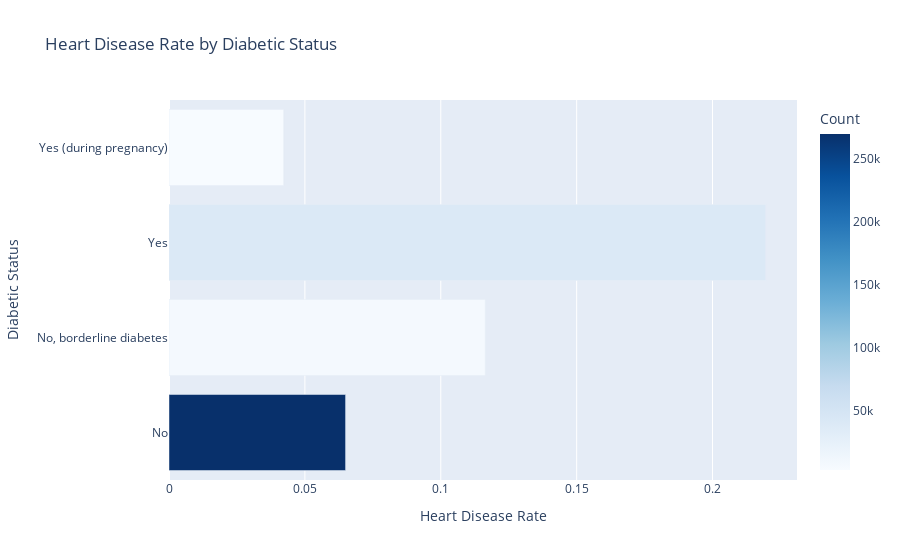

Here is the notebook cell this chart was saved with:
### Markdown cell above
### 2.4 Multi-Categorical Features Analysis

### Code cell
# Analyze Diabetic feature (has multiple categories)
diabetic_categories = list(data.groupby('Diabetic').groups.keys())
diabetic_rates = []
diabetic_counts = []

for category in diabetic_categories:
    heart_disease_count = data.loc[(data['Diabetic'] == category) & 
                                   (data['HeartDisease'] == 'Yes')].shape[0]
    total_count = data.loc[data['Diabetic'] == category].shape[0]
    rate = heart_disease_count / total_count
    diabetic_rates.append(rate)
    diabetic_counts.append(total_count)

# Store for encoding
diabetic_encoding = {diabetic_categories[i]: diabetic_rates[i] 
                     for i in range(len(diabetic_categories))}

# Visualize
fig = px.bar(
    x=diabetic_rates,
    y=diabetic_categories,
    color=diabetic_counts,
    orientation='h',
    title='Heart Disease Rate by Diabetic Status',
    labels={'x': 'Heart Disease Rate', 'y': 'Diabetic Status', 'color': 'Count'},
    color_continuous_scale='Blues'
)
fig.show()

### Figure 1 — Plotly figure (JSON) as saved in the notebook; plotly's stock layout.template omitted (floating-point values rounded to 4 significant figures)
{"data": [{"hovertemplate": "Heart Disease Rate=%{x}<br>Diabetic Status=%{y}<br>Count=%{marker.color}<extra></extra>", "legendgroup": "", "marker": {"color": [269653, 6781, 40802, 2559], "coloraxis": "coloraxis", "pattern": {"shape": ""}}, "name": "", "orientation": "h", "showlegend": false, "textposition": "auto", "type": "bar", "x": [0.06497, 0.1164, 0.2195, 0.0422], "xaxis": "x", "y": ["No", "No, borderline diabetes", "Yes", "Yes (during pregnancy)"], "yaxis": "y"}], "layout": {"barmode": "relative", "coloraxis": {"colorbar": {"title": {"text": "Count"}}, "colorscale": [[0, "rgb(247,251,255)"], [0.125, "rgb(222,235,247)"], [0.25, "rgb(198,219,239)"], [0.375, "rgb(158,202,225)"], [0.5, "rgb(107,174,214)"], [0.625, "rgb(66,146,198)"], [0.75, "rgb(33,113,181)"], [0.875, "rgb(8,81,156)"], [1, "rgb(8,48,107)"]]}, "legend": {"tracegroupgap": 0}, "title": {"text": "Heart Disease Rate by Diabetic Status"}, "xaxis": {"anchor": "y", "domain": [0, 1], "title": {"text": "Heart Disease Rate"}}, "yaxis": {"anchor": "x", "domain": [0, 1], "title": {"text": "Diabetic Status"}}}}
